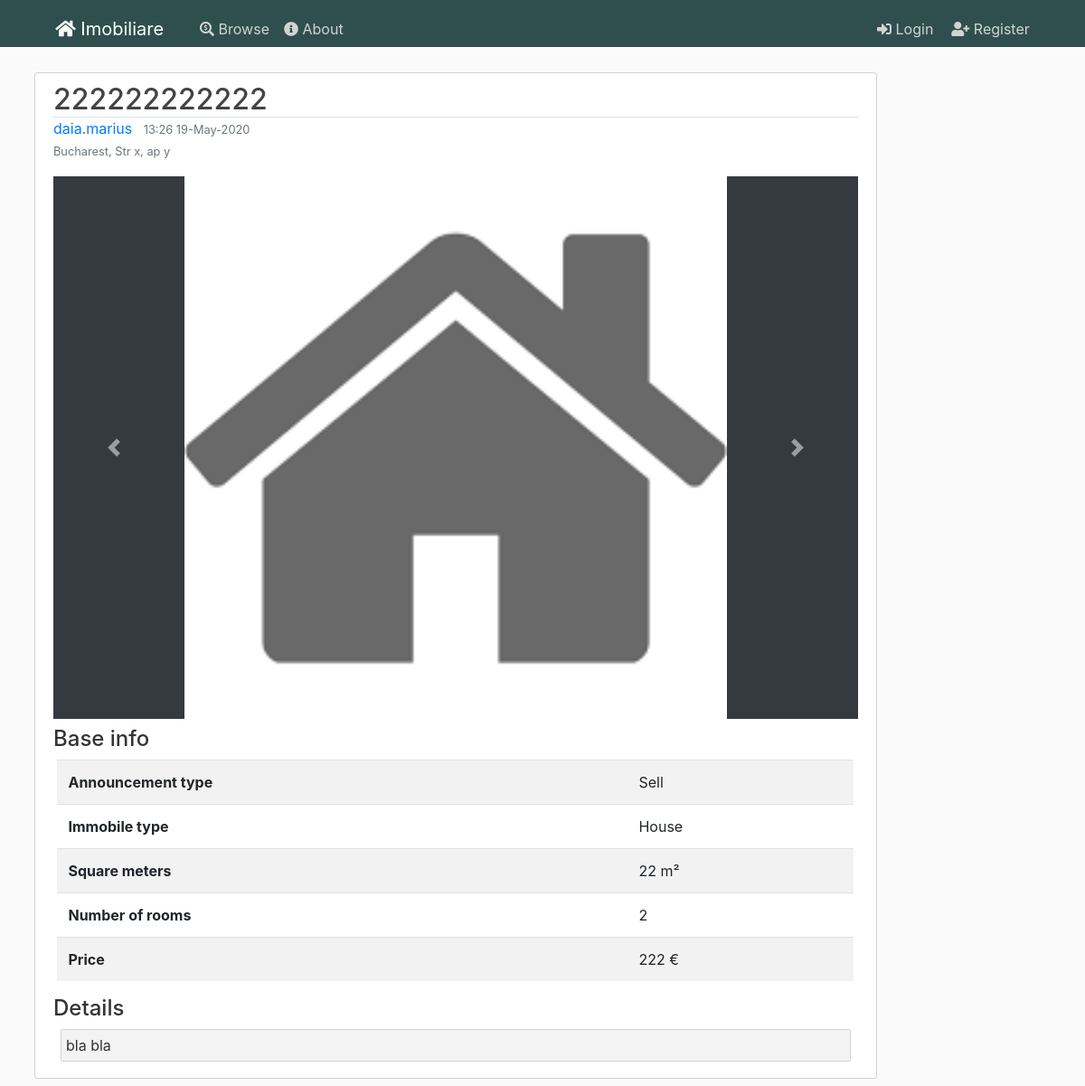
/post/1, run on the app's committed database.
### flaskblog/models.py (models this page shows, shortened)
class Post(db.Model):
    id = db.Column(db.Integer, primary_key=True)
    title = db.Column(db.String(100), nullable=False)
    date_posted = db.Column(db.DateTime, nullable=False, default=datetime.utcnow)
    content = db.Column(db.Text, nullable=False)
    user_id = db.Column(db.Integer, db.ForeignKey('user.id'), nullable=False)
    city_id = db.Column(db.Integer, db.ForeignKey('city.id'), nullable=False)
    anouncement_type = db.Column(db.String(20), nullable=False)
    house_type = db.Column(db.String(20), nullable=False)
    price = db.Column(db.Integer, nullable=False)
    square_meters = db.Column(db.Integer, nullable=False)
    number_rooms = db.Column(db.Integer, nullable=False)
    address = db.Column(db.String(100), nullable=False)
    phonenumber = db.Column(db.String(15), nullable=True)
    post = db.relationship('Image')

class User(db.Model, UserMixin):
    id = db.Column(db.Integer, primary_key=True)
    username = db.Column(db.String(20), unique=True, nullable=False)
    email = db.Column(db.String(120), unique=True, nullable=False)
    image_file = db.Column(db.String(20), nullable=False, default='default.jpg')
    password = db.Column(db.String(60), nullable=False)
    posts = db.relationship('Post', backref='author', lazy=True)

class City(db.Model):
    id = db.Column(db.Integer, primary_key=True)
    name = db.Column(db.String(100), nullable=False)
    country_id = db.Column(db.Integer, db.ForeignKey('country.id'), nullable=False)
    country = db.relationship('Country', back_populates="cities")
    posts = db.relationship('Post', backref='city', lazy=True)

class Image(db.Model):
    id = db.Column(db.Integer, primary_key=True)
    name = db.Column(db.String(100), nullable=False)
    post_id = db.Column(db.Integer, db.ForeignKey('post.id'), nullable=False)
    post = db.relationship('Post', backref='images', lazy=True)

### flaskblog/posts/routes.py (the view)
@posts.route("/post/<int:post_id>")
def post(post_id):
    post = Post.query.get_or_404(post_id)
    images = Image.query.filter_by(post_id=post_id)
    return render_template('post.html',images=images, title=post.title, post=post)

### flaskblog/templates/post.html (shortened to what this page needs)
{% extends "layout.html" %}
{% set active_page = "announcement" %}
{% block content %}
<article class=" content-section">
  <h2 class="article-title border-bottom mb-0">{{ post.title }}</h2>
  <div class="article-metadata mb-3">
    <a class="mr-2" href="{{ url_for('users.user_posts', username=post.author.username) }}">{{ post.author.username }}</a>
    <small class="text-muted">{{ post.date_posted.strftime('%H:%M %d-%B-%Y') }}</small><br>
    <small class="text-muted">{{post.city.name}}, {{post.address}}</small>
  </div>
  <div id="carouselExampleIndicators" class="carousel slide" data-ride="carousel">
    <ol class="carousel-indicators">
      {% for image in images %}
        <li data-target="#carouselExampleIndicators" data-slide-to="{{loop.index-1}}" class="{{ 'active' if loop.index == 1 else '' }}"></li>
      {% endfor %}
    </ol>
    <div class="carousel-inner">
      {% if images.items %}
        {% for image in images %}
          <div class="carousel-item {{ 'active' if loop.index == 1 else '' }}">
            <img class="d-block w-100 post-image" src="/static/post_pics/{{image.name}}">
          </div>
        {% endfor %}
      {% else %}
        <div class="carousel-item active">
          <img class="d-block w-100 post-image" src="/static/defaults/house.png">
        </div>
      {% endif %}
    </div>
    <a class="carousel-control-prev" href="#carouselExampleIndicators" role="button" data-slide="prev">
      <span class="carousel-control-prev-icon" aria-hidden="true"></span>
    </a>
    <a class="carousel-control-next" href="#carouselExampleIndicators" role="button" data-slide="next">
      <span class="carousel-control-next-icon" aria-hidden="true"></span>
    </a>
  </div>
  <h4 class="mt-2">Base info</h4>
  <div class="">
    <table class="table table-striped">
        <tr>
          <th scope="col">Announcement type</th>
          <td class="text-left">{{post.anouncement_type}}</td>
        </tr>
        <tr>
          <th scope="col">Immobile type</th>
          <td>{{post.house_type}}</td>
        </tr>
        <tr>
          <th scope="col">Square meters</th>
          <td>{{post.square_meters}} m²</td>
        </tr>
        <tr>
          <th scope="col">Number of rooms</th>
          <td>{{post.number_rooms}}</td>
        </tr>
        <tr>
          <th scope="col">Price</th>
          <td>{{post.price}} €</td>
        </tr>
    </table>
    <div>
      <h4>Details</h4>
      <div class="check-response-bg m-2">{{post.content}}</div>
    </div>
  </div>
</article>
{% endblock content %}

### flaskblog/static/css/main.css (style rules this page uses)
html { font-size: 16px; overflow-x: hidden; }
body { background: var(--bodybackground); color: var(--bodytextcolor); margin-top: 5rem; width: 100%; }
h1, h2, h3, h4, h5, h6 { color: var(--bodytextcolor); }
.content-section { background: var(--white); padding: 10px 20px; border: 1px solid var(--lightgray); border-radius: 3px; margin-bottom: 20px; }
.article-title { color: #444444; }
.post-image { height: 600px; width: auto !important; display: block; margin-left: auto; margin-right: auto; }
.carousel { background-color: var(--dark); }
.article-metadata { padding-bottom: 1px; margin-bottom: 4px; border-bottom: 1px solid #e3e3e3 }
.content-section { overflow: auto ; width:100% !important; overflow-x: hidden !important; }
.check-response-bg { background-color: var(--fadegray); border-radius: 2px; border: 1px solid var(--lightgray); padding: 5px; margin-top: 0; margin-bottom: 0; }
:root { --darkgreen: #2F4F4F; --lightblue: #17a2b8; --dark: #343a40; --lightgreen: #28a745; --darkred: #b00020; --yellow: #ffc107; --white: white; --gray: gray; --lightgray: lightgray; --fadegray: #f3f3f3; --bodybackground: #fafafa; --bodytextcolor: #333333; --blueglow: rgba(41, 137, 167, 0.2); --whiteglow: rgba(254, 255, 205, 0.2); }
.article-metadata { border-bottom: none; }
.content-section { overflow-x: auto !important; }
.table { width: 99%; margin-left: auto; margin-right: auto; }

### data on the page
Post: title "222222222222", date_posted "13:26 19-May-2020", address "Str x, ap y", anouncement_type "Sell", house_type "House", square_meters "22", number_rooms "2", price "222", content "bla bla"
User: author.username "daia.marius"
City: city.name "Bucharest"
